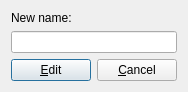
<?xml version="1.0" encoding="UTF-8"?>
<ui version="4.0">
 <class>changeHeaderDialog</class>
 <widget class="QDialog" name="changeHeaderDialog">
  <property name="windowModality">
   <enum>Qt::ApplicationModal</enum>
  </property>
  <property name="geometry">
   <rect>
    <x>0</x>
    <y>0</y>
    <width>199</width>
    <height>117</height>
   </rect>
  </property>
  <property name="windowTitle">
   <string>Change the name</string>
  </property>
  <property name="modal">
   <bool>true</bool>
  </property>
  <layout class="QVBoxLayout" name="_2">
   <property name="sizeConstraint">
    <enum>QLayout::SetFixedSize</enum>
   </property>
   <item>
    <widget class="QLabel" name="label">
     <property name="text">
      <string>New name:</string>
     </property>
    </widget>
   </item>
   <item>
    <widget class="QLineEdit" name="editItem"/>
   </item>
   <item>
    <layout class="QHBoxLayout" name="horizontalLayout">
     <item>
      <widget class="QPushButton" name="pushEdit">
       <property name="text">
        <string>&amp;Edit</string>
       </property>
       <property name="icon">
        <iconset resource="../../ressource.qrc">
         <normaloff>:/data/images/check.png</normaloff>:/data/images/check.png</iconset>
       </property>
      </widget>
     </item>
     <item>
      <widget class="QPushButton" name="pushCancel">
       <property name="text">
        <string>&amp;Cancel</string>
       </property>
       <property name="icon">
        <iconset resource="../../ressource.qrc">
         <normaloff>:/data/images/delete.png</normaloff>:/data/images/delete.png</iconset>
       </property>
      </widget>
     </item>
    </layout>
   </item>
  </layout>
 </widget>
 <resources>
  <include location="../../ressource.qrc"/>
 </resources>
 <connections>
  <connection>
   <sender>pushEdit</sender>
   <signal>clicked()</signal>
   <receiver>changeHeaderDialog</receiver>
   <slot>accept()</slot>
   <hints>
    <hint type="sourcelabel">
     <x>59</x>
     <y>96</y>
    </hint>
    <hint type="destinationlabel">
     <x>0</x>
     <y>46</y>
    </hint>
   </hints>
  </connection>
  <connection>
   <sender>pushCancel</sender>
   <signal>clicked()</signal>
   <receiver>changeHeaderDialog</receiver>
   <slot>reject()</slot>
   <hints>
    <hint type="sourcelabel">
     <x>124</x>
     <y>96</y>
    </hint>
    <hint type="destinationlabel">
     <x>192</x>
     <y>74</y>
    </hint>
   </hints>
  </connection>
 </connections>
</ui>
